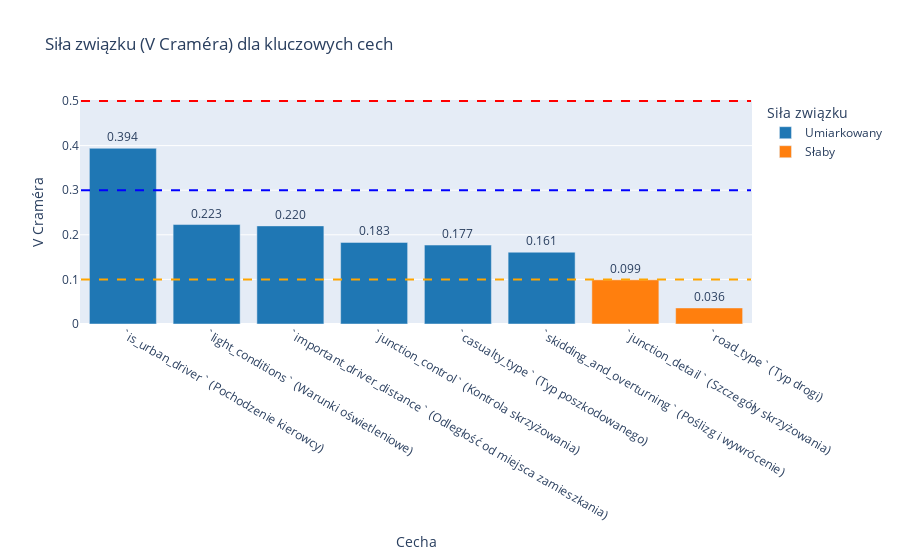

The code cell stored with this chart in its notebook:
### Code cell
# Dodanie inżynierii cech dla 'important_driver_distance'
distance_dummies = pd.get_dummies(data['driver_distance_banding'], prefix='driver_distance_banding')
if 'driver_distance_banding_3.0' in distance_dummies.columns and 'driver_distance_banding_4.0' in distance_dummies.columns:
    data['important_driver_distance'] = (distance_dummies['driver_distance_banding_3.0'] + distance_dummies['driver_distance_banding_4.0'] > 0).astype(int)
else:
    print("Brak kolumn 'driver_distance_banding_3.0' lub 'driver_distance_banding_4.0'. Ustawiam 'important_driver_distance' na NaN.")
    data['important_driver_distance'] = np.nan

# Lista kluczowych zmiennych
key_features = [
    'is_urban_driver', 'road_type', 'junction_control', 'junction_detail',
    'important_driver_distance', 'light_conditions', 'casualty_type', 'skidding_and_overturning'
]

# Opis zmiennych dla czytelności
variable_names = {
    'is_urban_driver': 'Pochodzenie kierowcy',
    'road_type': 'Typ drogi',
    'junction_control': 'Kontrola skrzyżowania',
    'junction_detail': 'Szczegóły skrzyżowania',
    'important_driver_distance': 'Odległość od miejsca zamieszkania',
    'light_conditions': 'Warunki oświetleniowe',
    'casualty_type': 'Typ poszkodowanego',
    'skidding_and_overturning': 'Poślizg i wywrócenie'
}

# Przeprowadzenie testów chi-kwadrat i zapis wyników
results = []
contingency_tables = {}

for feature in key_features:
    if feature == 'important_driver_distance' and (feature not in data.columns or data[feature].isna().all()):
        print(f"Kolumna '{feature}' nie jest dostępna lub zawiera tylko NaN. Test pominięty.")
        results.append({
            'Zmienna': feature,
            'Statystyka χ²': np.nan,
            'p-value': np.nan,
            'V Craméra': np.nan,
            'Siła związku': 'N/A'
        })
        continue

    # Filtrowanie danych dla wybranych kategorii
    if feature == 'road_type':
        filtered_data = data['road_type'].where(data['road_type'].isin([3, 6]), 99)
    elif feature == 'junction_control':
        filtered_data = data['junction_control'].where(data['junction_control'].isin([4, 2]), 9)
    elif feature == 'junction_detail':
        filtered_data = data['junction_detail'].where(data['junction_detail'] == 1, 99)
    elif feature == 'light_conditions':
        filtered_data = data['light_conditions'].where(data['light_conditions'] == 6, 99)
    elif feature == 'casualty_type':
        filtered_data = data['casualty_type'].where(data['casualty_type'] == 9, 99)
    else:
        filtered_data = data[feature]

    # Tworzenie tabeli kontyngencji
    contingency = pd.crosstab(filtered_data, data['is_rural_accident'])
    contingency_tables[feature] = contingency

    # Test chi-kwadrat
    chi2, p, _, _ = chi2_contingency(contingency)
    n = contingency.sum().sum()
    cramer_v = np.sqrt(chi2 / (n * (min(contingency.shape) - 1)))

    # Określenie siły związku
    if cramer_v >= 0.3:
        strength = 'Umiarkowany'
    elif cramer_v >= 0.1:
        strength = 'Umiarkowany'
    else:
        strength = 'Słaby'

    results.append({
        'Zmienna': feature,
        'Statystyka χ²': chi2,
        'p-value': p,
        'V Craméra': cramer_v,
        'Siła związku': strength
    })

# Tworzenie DataFrame z wynikami i sortowanie według V Craméra
summary_df = pd.DataFrame(results)
summary_df['Zmienna'] = summary_df['Zmienna'].map(lambda x: f"`{x}` ({variable_names[x]})")
summary_df = summary_df.sort_values(by='V Craméra', ascending=False)

# Formatowanie kolumn przed wyświetleniem
summary_df['Statystyka χ²'] = summary_df['Statystyka χ²'].apply(lambda x: f'{x:.1f}' if not np.isnan(x) else 'N/A')
summary_df['p-value'] = summary_df['p-value'].apply(lambda x: f'{x:.3e}' if not np.isnan(x) else 'N/A')
summary_df['V Craméra'] = summary_df['V Craméra'].apply(lambda x: f'{x:.3f}' if not np.isnan(x) else 'N/A')

# Wyświetlanie tytułu i opisu
print("="*50)
print("Analiza Związku Kluczowych Cech z Lokalizacją Wypadku (Test Chi-kwadrat)")
print("="*50)
print("""
W tej sekcji analizujemy statystyczny związek między kluczowymi cechami a zmienną `is_rural_accident` (lokalizacją wypadku - teren miejski vs. wiejski) przy użyciu testu chi-kwadrat. Siła powiązań mierzona jest współczynnikiem V Craméra.
""")

# Wyświetlanie tabeli podsumowującej
print("\nTabela 1: Podsumowanie wyników testów chi-kwadrat")
print(summary_df.to_markdown(index=False, tablefmt='grid'))
print("""
**Wniosek:** Wszystkie zmienne wykazują statystycznie istotny związek z `is_rural_accident` (p < 0.05). Najsilniejszy związek obserwujemy dla `is_urban_driver` (Pochodzenie kierowcy), co zgadza się z jego wysoką ważnością w modelowaniu. Słabsze związki dla `junction_detail` (Szczegóły skrzyżowania) i `road_type` (Typ drogi) potwierdzają ich mniejszy wpływ.
""")

# Szczegółowe wyniki testów chi-kwadrat
print("\nSzczegółowe wyniki testów chi-kwadrat")
print("Poniżej przedstawiono tabele kontyngencji i wyniki testów chi-kwadrat dla każdej zmiennej.")

for idx, row in summary_df.iterrows():
    variable = row['Zmienna'].split('`')[1]
    print(f"\n{idx+1}. Test chi-kwadrat: {row['Zmienna']} vs `is_rural_accident`")
    print("Tabela kontyngencji (obserwowane częstości):")
    print(contingency_tables[variable].to_markdown(index=True, tablefmt='grid'))
    print(f"""
Wyniki testu statystycznego:
- Statystyka chi-kwadrat (χ²): {row['Statystyka χ²']}
- Wartość p (p-value): {row['p-value']}
- V Craméra: {row['V Craméra']} ({row['Siła związku']} związek)
- Wniosek (α = 0.05): Odrzucamy hipotezę zerową (H₀). Istnieje statystycznie istotny związek (p < 0.0001).
""")

# Wykres interaktywny V Craméra (na końcu)
print("\nWykres 1: Siła związku V Craméra (interaktywny)")
# Konwersja 'V Craméra' z powrotem na wartości numeryczne dla wykresu
summary_df['V Craméra (num)'] = summary_df['V Craméra'].apply(lambda x: float(x) if x != 'N/A' else np.nan)

fig = px.bar(summary_df,
             x='Zmienna',
             y='V Craméra (num)',
             color='Siła związku',
             title='Siła związku (V Craméra) dla kluczowych cech',
             labels={'V Craméra (num)': 'V Craméra', 'Zmienna': 'Cecha'},
             color_discrete_map={'Umiarkowany': '#1f77b4', 'Słaby': '#ff7f0e'},
             text='V Craméra')
fig.update_traces(texttemplate='%{text:.3f}', textposition='outside')
fig.update_layout(
    yaxis_title='V Craméra',
    xaxis_title='Cecha',
    legend_title_text='Siła związku',
    shapes=[
        dict(type="line", x0=-0.5, x1=len(summary_df)-0.5, y0=0.1, y1=0.1,
             line=dict(color="orange", width=2, dash="dash")),
        dict(type="line", x0=-0.5, x1=len(summary_df)-0.5, y0=0.3, y1=0.3,
             line=dict(color="blue", width=2, dash="dash")),
        dict(type="line", x0=-0.5, x1=len(summary_df)-0.5, y0=0.5, y1=0.5,
             line=dict(color="red", width=2, dash="dash"))
    ]
)
fig.show()

### Figure 1 — Plotly figure (JSON) as saved in the notebook; plotly's stock layout.template omitted (floating-point values rounded to 4 significant figures)
{"data": [{"alignmentgroup": "True", "hovertemplate": "Siła związku=Umiarkowany<br>Cecha=%{x}<br>V Craméra=%{text}<extra></extra>", "legendgroup": "Umiarkowany", "marker": {"color": "#1f77b4", "pattern": {"shape": ""}}, "name": "Umiarkowany", "offsetgroup": "Umiarkowany", "orientation": "v", "showlegend": true, "text": ["0.394", "0.223", "0.220", "0.183", "0.177", "0.161"], "textposition": "outside", "texttemplate": "%{text:.3f}", "type": "bar", "x": ["`is_urban_driver` (Pochodzenie kierowcy)", "`light_conditions` (Warunki oświetleniowe)", "`important_driver_distance` (Odległość od miejsca zamieszkania)", "`junction_control` (Kontrola skrzyżowania)", "`casualty_type` (Typ poszkodowanego)", "`skidding_and_overturning` (Poślizg i wywrócenie)"], "xaxis": "x", "y": [0.394, 0.223, 0.22, 0.183, 0.177, 0.161], "yaxis": "y"}, {"alignmentgroup": "True", "hovertemplate": "Siła związku=Słaby<br>Cecha=%{x}<br>V Craméra=%{text}<extra></extra>", "legendgroup": "Słaby", "marker": {"color": "#ff7f0e", "pattern": {"shape": ""}}, "name": "Słaby", "offsetgroup": "Słaby", "orientation": "v", "showlegend": true, "text": ["0.099", "0.036"], "textposition": "outside", "texttemplate": "%{text:.3f}", "type": "bar", "x": ["`junction_detail` (Szczegóły skrzyżowania)", "`road_type` (Typ drogi)"], "xaxis": "x", "y": [0.099, 0.036], "yaxis": "y"}], "layout": {"barmode": "relative", "legend": {"title": {"text": "Siła związku"}, "tracegroupgap": 0}, "shapes": [{"line": {"color": "orange", "dash": "dash", "width": 2}, "type": "line", "x0": -0.5, "x1": 7.5, "y0": 0.1, "y1": 0.1}, {"line": {"color": "blue", "dash": "dash", "width": 2}, "type": "line", "x0": -0.5, "x1": 7.5, "y0": 0.3, "y1": 0.3}, {"line": {"color": "red", "dash": "dash", "width": 2}, "type": "line", "x0": -0.5, "x1": 7.5, "y0": 0.5, "y1": 0.5}], "title": {"text": "Siła związku (V Craméra) dla kluczowych cech"}, "xaxis": {"anchor": "y", "domain": [0, 1], "title": {"text": "Cecha"}}, "yaxis": {"anchor": "x", "domain": [0, 1], "title": {"text": "V Craméra"}}}}
